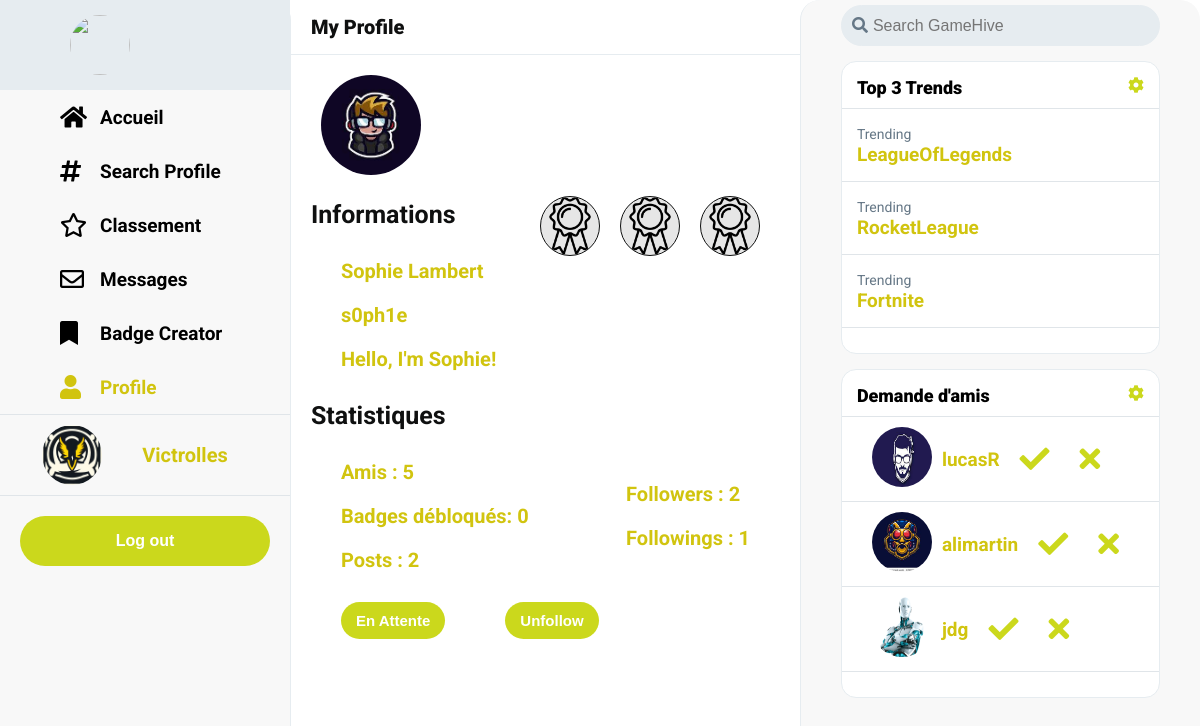
/profil.php?pseudo=s0ph1e (signed in), run on the app's committed database.
### tables this page shows
CREATE TABLE `profil` (
  `id` int(11) NOT NULL,
  `name` varchar(100) NOT NULL,
  `surname` varchar(100) NOT NULL,
  `pseudo` varchar(100) NOT NULL,
  `avatar` varchar(200) NOT NULL,
  `datedenaissance` date NOT NULL,
  `email` varchar(100) NOT NULL,
  `description` varchar(250) NOT NULL,
  `password` varchar(100) NOT NULL
);

CREATE TABLE `badge` (
  `id` int(11) NOT NULL,
  `image` varchar(200) NOT NULL,
  `description` varchar(100) NOT NULL,
  `id_game` int(11) NOT NULL
);

### php/database.php (called while the page is built, shortened)
<?php
function GetIdFromPseudo($pseudo) {
  global $conn;
  if (!isset($pseudo) || empty($pseudo)){
    $pseudo = $_COOKIE["pseudo"];
  }
  $sql = "SELECT
            *
          FROM
            profil
          WHERE
            pseudo = '$pseudo'";
  $result = $conn->query($sql);
  $row = $result->fetch_assoc();
  $id_profil = $row["id"];
  return $id_profil;
}
function GetNumberOfFriends($id_profil){
  global $conn;
  $sql = "SELECT
            *
          FROM
            friend
          WHERE
            id_profil1 = $id_profil
          OR
            id_profil2 = $id_profil";
  $result = $conn->query($sql);
  $number_of_friends = mysqli_num_rows($result);
  return $number_of_friends;
}
function GetNumberOfBadges($id_profil){
  global $conn;
  $sql = "SELECT
            *
          FROM
            unlocked_badge
          WHERE
            id_profil = $id_profil";
  $result = $conn->query($sql);
  $number_of_badges = mysqli_num_rows($result);
  return $number_of_badges;
}
function GetNumberOfPosts($id_profil){
  global $conn;
  $sql = "SELECT
            *
          FROM
            post
          WHERE
            id_profil = $id_profil";
  $result = $conn->query($sql);
  $number_of_posts = mysqli_num_rows($result);
  return $number_of_posts;
}
function GetNumberOfFollowers($id_profil){
  global $conn;
  $sql = "SELECT
            *
          FROM
            follow
          WHERE
            id_followed = $id_profil";
  $result = $conn->query($sql);
  $number_of_followers = mysqli_num_rows($result);
  return $number_of_followers;
}
function GetNumberOfFollowings($id_profil){
  global $conn;
  $sql = "SELECT
            *
          FROM
            follow
          WHERE
            id_follower = $id_profil";
  $result = $conn->query($sql);
  $number_of_followings = mysqli_num_rows($result);
  return $number_of_followings;
}
function CheckIfFollowing($id_follower, $id_followed){
  global $conn;
  $sql = "SELECT
            *
          FROM
            follow
          WHERE
            id_follower = $id_follower
          AND
            id_followed = $id_followed";
  $result = $conn->query($sql);
  if (mysqli_num_rows($result) > 0) {
    return true;
  } else {
    return false;
  }
}
function CheckIfFriend($id_profil1, $id_profil2){
  global $conn;
  $sql = "SELECT
            *
          FROM
            friend
          WHERE
            (id_profil1 = $id_profil1 AND id_profil2 = $id_profil2)
          OR
            (id_profil1 = $id_profil2 AND id_profil2 = $id_profil1)";
  $result = $conn->query($sql);
  if (mysqli_num_rows($result) > 0) {
    return true;
  } else {
    return false;
  }
}
function CheckIfAccepted($id_profil1, $id_profil2){
  global $conn;
  $sql = "SELECT
            accepter
          FROM
            friend
          WHERE
            (id_profil1 = $id_profil1 AND id_profil2 = $id_profil2)
          OR
            (id_profil1 = $id_profil2 AND id_profil2 = $id_profil1)";
  $result = $conn->query($sql);
  $row = $result->fetch_assoc();
  if (mysqli_num_rows($result) > 0){
    if ($row["accepter"] == 1){
      return true;
    } else {
      return false;
    }
  } else {
    return false;
  }
}
function CheckIfProfil1SentRequest($id_profil1, $id_profil2){
  global $conn;
  $sql = "SELECT
            *
          FROM
            friend
          WHERE
            id_profil1 = $id_profil1
          AND
            id_profil2 = $id_profil2";
  $result = $conn->query($sql);
  if (mysqli_num_rows($result) > 0) {
    return true;
  } else {
    return false;
  }
}
?>

### profil.php (the view, shortened to what this page needs)
<?php
include "php/database.php";
global $conn;
if (isset($_GET["pseudo"]) && $_GET["pseudo"] != ""){
    $pseudo = $_GET["pseudo"];
    $id_profil = GetIdFromPseudo($pseudo);
    $sql = "SELECT
                *
            FROM
                profil
            WHERE
                pseudo = '$pseudo'";
    $result = $conn->query($sql);
    $row = $result->fetch_assoc();
    $prenom = $row["name"];
    $nom = $row["surname"];
    $avatar = $row["avatar"];
    $description = $row["description"];
} else {
    header("location: accueil.php");
}
$numberOfFriends = GetNumberOfFriends($id_profil);
$numberOfBadges = GetNumberOfBadges($id_profil);
$numberOfPosts = GetNumberOfPosts($id_profil);
$numberOfFollowers = GetNumberOfFollowers($id_profil);
$numberOfFollowings = GetNumberOfFollowings($id_profil);
?>
<?php include "php/header.php"; ?>
<div class="grid-container">
    <?php require_once('php/left-sidebar.php'); ?>
    <div class="main profile">
        <p class="page__title">My Profile</p>
        <div class="container">
            <div class="profile__infos">
                <div class="left">
                    <img class='ico' src='<?php echo $avatar ?>' alt='avatar'>
                    <h2>Informations</h2>
                    <p><?php echo $prenom . " " . $nom; ?></p>
                    <p><?php echo $pseudo; ?></p>
                    <p><?php echo $description; ?></p>
                </div>
                <div class="right">
                    <?php
                    require_once('php/display_badges.php');
                    ?>
                </div>
            </div>
            <h2>Statistiques</h2>
            <div class="profile__stats">
                <div class="left">
                    <p>Amis : <?php echo $numberOfFriends; ?></p>
                    <p>Badges débloqués: <?php echo $numberOfBadges; ?></p>
                    <p>Posts : <?php echo $numberOfPosts; ?></p>
                </div>
                <div class="right">
                    <p>Followers : <?php echo $numberOfFollowers; ?></p>
                    <p>Followings : <?php echo $numberOfFollowings; ?></p>
                </div>
            </div>
            <?php
                if ($pseudo != $_COOKIE["pseudo"]){
                    $id_profil2 = GetIdFromPseudo($_COOKIE["pseudo"]);
                    echo "  <form action='php/friends_follows.php' method='post'>
                                <input type='hidden' name='id_profil' value='$id_profil'>
                                <input type='hidden' name='pseudo' value='$pseudo'>";
                    if (CheckIfFriend($id_profil2, $id_profil)){
                        if (CheckIfAccepted($id_profil2, $id_profil)){
                            echo "<input class = 'button__tweet' type='submit' name='submit' value='Unfriend'>";
                        } else {
                            if (CheckIfProfil1SentRequest($id_profil2, $id_profil))
                            {
                                echo "<input class = 'button__tweet' type='submit' name='submit' value='En Attente'>";
                            }else {
                                echo "<input class = 'button__tweet' type='submit' name='submit' value='Accepter'>";
                            }
                        }
                    } else {
                        echo "<input class = 'button__tweet' type='submit' name='submit' value='Addfriend'>";
                    }
                    if (CheckIfFollowing($id_profil2, $id_profil)){
                        echo "<input class = 'button__tweet' type='submit' name='submit' value='Unfollow'>";
                    } else {
                        echo "<input class = 'button__tweet' type='submit' name='submit' value='Follow'>";
                    }
                    echo "</form>";
                }
            ?>
        </div>
    </div>
    <?php require_once('php/right-sidebar.php'); ?>
</div>

### php/left-sidebar.php (shortened to what this page needs)
<?php
$pseudo_sidebar = $_COOKIE['pseudo'];
$sql = "SELECT
            *
        FROM
            profil
        WHERE
            pseudo = '$pseudo_sidebar'";
$result = $conn->query($sql);
$row = $result->fetch_assoc();
$avatar_sidebar = $row["avatar"];
$path = parse_url($_SERVER['REQUEST_URI'], PHP_URL_PATH);
$fileName = pathinfo($path, PATHINFO_FILENAME);
?>
<div class="sidebar">
    <ul style="list-style: none">
        <li>
            <img class="ico" src="images/avatar.png" alt="">
        </li>
        <li class="<?php echo ($fileName == 'accueil') ? 'active__menu' : ''; ?>">
            <i class="fa fa-home"></i>
            <span>
                <a href="accueil.php">
                    <p>Accueil</p>
                </a>
            </span>
        </li>
        <li class="<?php echo ($fileName == 'search_profile') ? 'active__menu' : ''; ?>">
            <i class="fa fa-hashtag"></i>
            <span>
                <a href="search_profile.php">
                    <p>Search Profile</p>
                </a>
            </span>
        </li>
        <li class="<?php echo ($fileName == 'classement') ? 'active__menu' : ''; ?>">
            <i class="far fa-star"></i>
            <span>
                <a href="classement.php">
                    <p>Classement</p>
                </a>
            </span>
        </li>
        <li class="<?php echo ($fileName == 'messagerie') ? 'active__menu' : ''; ?>">
            <i class="far fa-envelope"></i>
            <span>
                <a href="messagerie.php">
                    <p>Messages</p>
                </a>
            </span>
        </li>
        <li class="<?php echo ($fileName == 'badge_creator') ? 'active__menu' : ''; ?>">
            <i class="fa fa-bookmark"></i>
            <span>
                <a href="badge_creator.php">
                    <p>Badge Creator</p>
                </a>
            </span>
        </li>
        <li class="<?php echo ($fileName == 'profil') ? 'active__menu' : ''; ?>">
            <i class="fa fa-user"></i>
            <span>
                <a href=<?php echo "profil.php?pseudo=$pseudo_sidebar"?>>
                    <p>Profile</p>
                </a>
            </span>
        </li>
    </ul>
    <div class="profile">
        <img class="profile__avatar ico" src="<?php echo $avatar_sidebar; ?>" alt="">
        <div class="profile__info">
            <p class="profile__pseudo"><?php echo $pseudo_sidebar; ?></p>
        </div>
    </div>
    <form class="logout" method="post">
        <button class="sidebar__tweet" type="submit" name="deconnexion">Log out</button>
    </form>
</div>

### php/display_badges.php (shortened to what this page needs)
<?php
$id_profil = GetIdFromPseudo($pseudo);
$sql = "SELECT
            image
        FROM
            badge
        WHERE
            id = 40";
$result = $conn->query($sql);
$row = $result->fetch_assoc();
$default_image = $row["image"];
$sql = "SELECT
            BAD.id,
            BAD.image,
            BAD.description,
            BAD.id_game
        FROM
            unlocked_badge UNL
        INNER JOIN
            badge BAD
                ON
                    UNL.id_badge = BAD.id
        WHERE
            UNL.id_profil = '$id_profil'
        AND
            UNL.selected = 1";
$result = $conn->query($sql);
for ($i = 0; $i < 3; $i++) {
    echo "<div class='dropdown badges'>";
    if ($row = $result->fetch_assoc()) {
        $image = $row["image"];
        $id_badge = $row["id"];
        echo "<img class='dropbtn ico' src='$image' alt='badge'>";
    } else {
        echo "<img class='dropbtn ico' src='$default_image' alt='badge'>";
    }
    echo "</div>";
}

### php/right-sidebar.php (shortened to what this page needs)
<?php
$sql = "SELECT
            SUBSTRING(tag, 2) AS hashtag,
            COUNT(*) AS count
        FROM (  SELECT
                    SUBSTRING_INDEX(SUBSTRING_INDEX(texte, ' ', numbers.n), ' ', -1) AS tag
                FROM
                    post
                CROSS JOIN
                    (SELECT 1 n UNION SELECT 2 UNION SELECT 3 UNION SELECT 4 UNION SELECT 5) numbers
                WHERE
                    CHAR_LENGTH(texte) - CHAR_LENGTH(REPLACE(texte, ' ', '')) + 1 >= numbers.n) tags
        WHERE
            tag REGEXP '^#[a-zA-Z0-9_]+$'
        GROUP BY
            hashtag
        ORDER BY
            count DESC
        LIMIT 3;";
$data = mysqli_query($conn, $sql);
?>
<div class="right__sidebar">
    <div class="search-container">
        <a href="#" class="search-btn" onclick="submitForm();">
            <i class="fa fa-search"></i>
        </a>
        <form id="search-form" method="GET" action="search.php">
            <input type="text" name="search_texte" placeholder="Search GameHive" class="search-input">
        </form>
    </div>
    <div class="trends__container">
        <div class="trends__box">
            <div class="trends__header">
                <p>Top 3 Trends</p>
                <i class="fa fa-cog"></i>
            </div>
            <div class="trends__body">
                <?php
                while($row=mysqli_fetch_assoc($data))
                {
                    $hashtag = $row['hashtag'];
                    ?>
                    <div class="trend texte">
                        <span>Trending</span>
                        <?php echo "<a href='search.php?search_texte=$hashtag'><p>$hashtag</p></a>";?>
                    </div>
                <?php
                }
                ?>
            </div>
            <div class="trends__footer">
            </div>
        </div>
    </div>
    <?php
    $id_profil_self = GetIdFromPseudo("");
    $sql = "SELECT
                PRO.id,
                PRO.avatar,
                PRO.pseudo
            FROM
                friend FRI
            INNER JOIN
                profil PRO
                    ON
                        FRI.id_profil1 = PRO.id
            WHERE
                id_profil2 = $id_profil_self
            AND
                FRI.accepter = 0";
    $result = $conn->query($sql);
    ?>
    <div class="trends__container">
        <div class="trends__box">
            <div class="trends__header">
                <p>Demande d'amis</p>
                <i class="fa fa-cog"></i>
            </div>
            <div class="trends__body">
                <?php
                while($row=mysqli_fetch_assoc($result))
                {
                    $id = $row['id'];
                    $pseudo = $row['pseudo'];
                    $avatar = $row['avatar'];
                    echo "  <div class='friends__lists__item'>
                                <div class='avatar'>
                                    <a href='profil.php?pseudo=$pseudo'>
                                        <img class='ico' src='$avatar' alt='Avatar'>
                                    </a>
                                </div>
                                <div class='pseudo'>
                                    <a href='profil.php?pseudo=$pseudo'>
                                        <p>$pseudo</p>
                                    </a>
                                </div>
                                <div class='decision'>
                                    <a href='php/accepter.php?id=$id'>
                                        <i class='fa fa-check'></i>
                                    </a>
                                </div>
                                <div class='decision'>
                                    <a href='php/refuser.php?id=$id'>
                                        <i class='fa fa-times'></i>
                                    </a>
                                </div>
                            </div>";
                }
                ?>
            </div>
            <div class="trends__footer">
            </div>
        </div>
    </div>
</div>

### data on the page
profil: avatar (picture)
profil: avatar (picture), name "Sophie", surname "Lambert", description "Hello, I'm Sophie!"
badge: image (picture)
profil: avatar (picture), pseudo "lucasR"
profil: avatar (picture), pseudo "alimartin"
profil: avatar (picture), pseudo "jdg"

### other printed values
$pseudo_sidebar "Victrolles"
$pseudo "s0ph1e"
$numberOfFriends "5"
$numberOfBadges "0"
$numberOfPosts "2"
$numberOfFollowers "2"
$numberOfFollowings "1"
$hashtag "LeagueOfLegends"
$hashtag "RocketLeague"
$hashtag "Fortnite"
